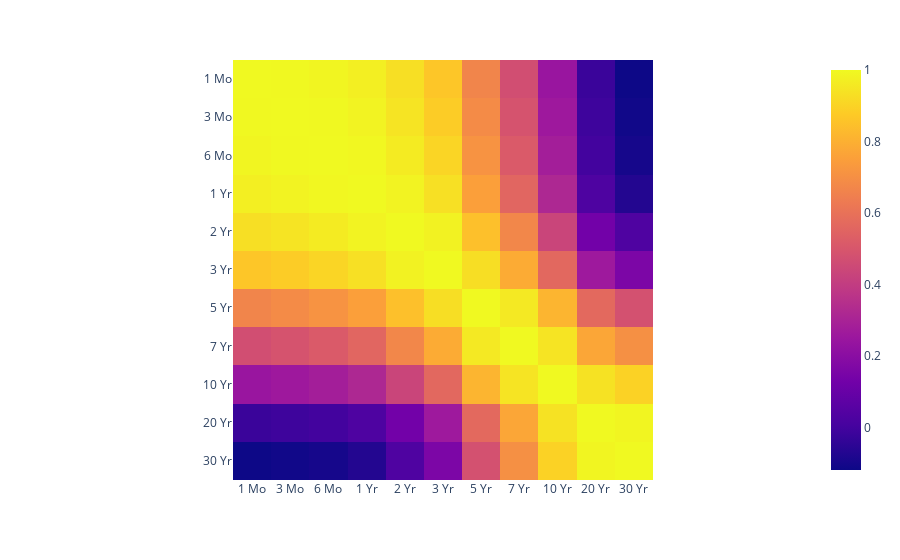

This figure's notebook cell:
### Code cell
import plotly.express as px

z = data.corr()

fig = px.imshow(z, text_auto=False)
fig.show()

### Figure 1 — Plotly figure (JSON) as saved in the notebook; plotly's stock layout.template omitted (floating-point values rounded to 4 significant figures)
{"data": [{"coloraxis": "coloraxis", "hovertemplate": "x: %{x}<br>y: %{y}<br>color: %{z}<extra></extra>", "name": "0", "type": "heatmap", "x": ["1 Mo", "3 Mo", "6 Mo", "1 Yr", "2 Yr", "3 Yr", "5 Yr", "7 Yr", "10 Yr", "20 Yr", "30 Yr"], "xaxis": "x", "y": ["1 Mo", "3 Mo", "6 Mo", "1 Yr", "2 Yr", "3 Yr", "5 Yr", "7 Yr", "10 Yr", "20 Yr", "30 Yr"], "yaxis": "y", "z": [[1, 0.9973, 0.9903, 0.9741, 0.9302, 0.8636, 0.6659, 0.4693, 0.2453, -0.02001, -0.118], [0.9973, 1, 0.9966, 0.9847, 0.9455, 0.8813, 0.6854, 0.4881, 0.2604, -0.01109, -0.1099], [0.9903, 0.9966, 1, 0.9948, 0.9641, 0.9046, 0.7121, 0.5139, 0.2803, -0.0008193, -0.09881], [0.9741, 0.9847, 0.9948, 1, 0.9831, 0.9332, 0.7523, 0.5573, 0.3191, 0.0277, -0.07058], [0.9302, 0.9455, 0.9641, 0.9831, 1, 0.9814, 0.8465, 0.6716, 0.4342, 0.1307, 0.0303], [0.8636, 0.8813, 0.9046, 0.9332, 0.9814, 1, 0.9284, 0.787, 0.5639, 0.2615, 0.1605], [0.6659, 0.6854, 0.7121, 0.7523, 0.8465, 0.9284, 1, 0.9577, 0.8143, 0.5683, 0.4786], [0.4693, 0.4881, 0.5139, 0.5573, 0.6716, 0.787, 0.9577, 1, 0.9433, 0.7731, 0.7023], [0.2453, 0.2604, 0.2803, 0.3191, 0.4342, 0.5639, 0.8143, 0.9433, 1, 0.9383, 0.8959], [-0.02001, -0.01109, -0.0008193, 0.0277, 0.1307, 0.2615, 0.5683, 0.7731, 0.9383, 1, 0.9904], [-0.118, -0.1099, -0.09881, -0.07058, 0.0303, 0.1605, 0.4786, 0.7023, 0.8959, 0.9904, 1]]}], "layout": {"coloraxis": {"colorscale": [[0, "#0d0887"], [0.1111, "#46039f"], [0.2222, "#7201a8"], [0.3333, "#9c179e"], [0.4444, "#bd3786"], [0.5556, "#d8576b"], [0.6667, "#ed7953"], [0.7778, "#fb9f3a"], [0.8889, "#fdca26"], [1, "#f0f921"]]}, "margin": {"t": 60}, "xaxis": {"anchor": "y", "constrain": "domain", "domain": [0, 1], "scaleanchor": "y"}, "yaxis": {"anchor": "x", "autorange": "reversed", "constrain": "domain", "domain": [0, 1]}}}
